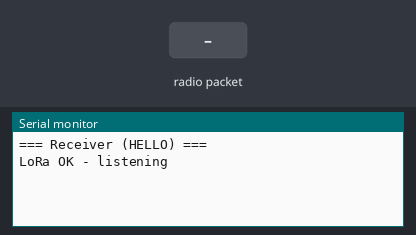
Bench run of a sketch on a simulated Arduino Uno, built for the host (arithmetic inside an expression is 32-bit, double 64-bit). Shown: the last lines printed to the serial monitor. The test bench sets the inputs (shaded band). No radio packets arrive unless stated.

Above: at 2.2 s.
2.3 s: radio packet "1" arrives
At 2.9 s:
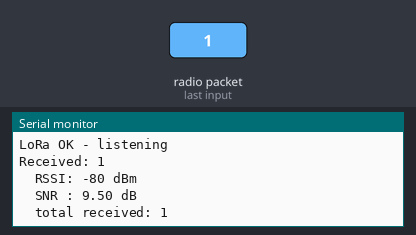
3.8 s: radio packet "0" arrives
At 5.0 s:
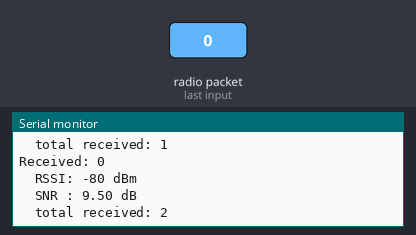
5.3 s: radio packet "2" arrives
At 6.3 s:
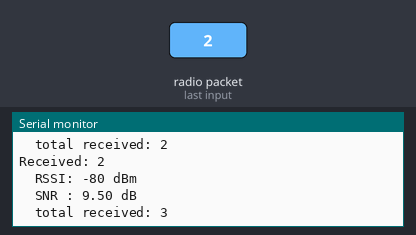

Measured:
- after the input at 2.3 s, the serial monitor: prints a new line at once (image 1)
- after the input at 3.8 s, the serial monitor: prints a new line at once (image 2)
- after the input at 5.3 s, the serial monitor: prints a new line at once (image 3)

The sketch:

03_receiver_hello.ino
```cpp
/* ============================================================
   03 — Receiver (HELLO)
   Node B. Listens continuously and reports RSSI and SNR.
   Pair this with sketch 02 on the other node.
   BOARD: ESP32-S3   (Tools > USB CDC On Boot: Enabled)
   ============================================================ */

#include <SPI.h>
#include <LoRa.h>

// ---- ESP32-S3 pin map ----
#define LORA_SCK  12
#define LORA_MISO 13
#define LORA_MOSI 11
#define LORA_SS   10
#define LORA_RST   5
#define LORA_DIO0  4

#define PAIR_ID 1                      // <-- same on both nodes

const long FREQUENCY = 433100000L + ((PAIR_ID - 1) * 300000L);
const uint8_t SYNC_WORD = 0x10 + PAIR_ID;

// ---- these MUST match the transmitter ----
const int  SPREADING_FACTOR = 12;
const long BANDWIDTH        = 125000;
const int  CODING_RATE      = 5;

unsigned long received = 0;

void setup() {
  Serial.begin(115200);
  while (!Serial && millis() < 3000) { }   // wait for USB CDC
  delay(1000);
  Serial.println("=== Receiver (HELLO) ===");

  SPI.begin(LORA_SCK, LORA_MISO, LORA_MOSI, LORA_SS);   // S3 needs this
  LoRa.setPins(LORA_SS, LORA_RST, LORA_DIO0);
  if (!LoRa.begin(FREQUENCY)) {
    Serial.println("LoRa init FAILED - check wiring");
    while (true) { delay(1000); }
  }

  LoRa.setSyncWord(SYNC_WORD);
  LoRa.setSpreadingFactor(SPREADING_FACTOR);
  LoRa.setSignalBandwidth(BANDWIDTH);
  LoRa.setCodingRate4(CODING_RATE);

  Serial.println("LoRa OK - listening");
}

void loop() {
  int packetSize = LoRa.parsePacket();
  if (packetSize == 0) return;

  String message = "";
  while (LoRa.available()) {
    message += (char)LoRa.read();
  }

  received++;

  Serial.print("Received: ");
  Serial.println(message);
  Serial.print("  RSSI: ");
  Serial.print(LoRa.packetRssi());
  Serial.println(" dBm");
  Serial.print("  SNR : ");
  Serial.print(LoRa.packetSnr(), 2);
  Serial.println(" dB");
  Serial.print("  total received: ");
  Serial.println(received);
  Serial.println();
}
```
